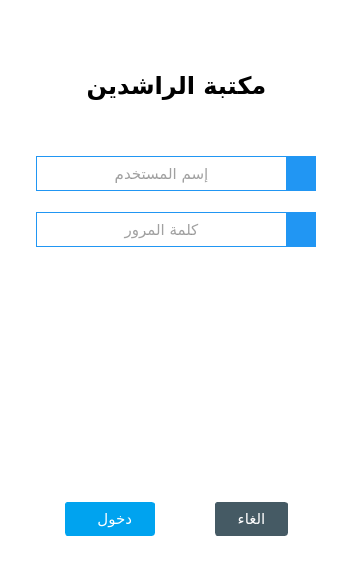
<?xml version="1.0" encoding="UTF-8"?>
<ui version="4.0">
 <class>Login</class>
 <widget class="QWidget" name="Login">
  <property name="geometry">
   <rect>
    <x>0</x>
    <y>0</y>
    <width>353</width>
    <height>567</height>
   </rect>
  </property>
  <property name="minimumSize">
   <size>
    <width>300</width>
    <height>500</height>
   </size>
  </property>
  <property name="windowTitle">
   <string>Form</string>
  </property>
  <property name="styleSheet">
   <string notr="true">background-color: rgb(255, 255, 255);</string>
  </property>
  <layout class="QVBoxLayout" name="verticalLayout">
   <item>
    <spacer name="verticalSpacer">
     <property name="orientation">
      <enum>Qt::Vertical</enum>
     </property>
     <property name="sizeType">
      <enum>QSizePolicy::Minimum</enum>
     </property>
     <property name="sizeHint" stdset="0">
      <size>
       <width>20</width>
       <height>60</height>
      </size>
     </property>
    </spacer>
   </item>
   <item>
    <widget class="QLabel" name="label">
     <property name="font">
      <font>
       <family>SFMono Nerd Font Mono</family>
       <pointsize>18</pointsize>
       <italic>false</italic>
       <bold>true</bold>
      </font>
     </property>
     <property name="styleSheet">
      <string notr="true"/>
     </property>
     <property name="text">
      <string>مكتبة الراشدين</string>
     </property>
     <property name="alignment">
      <set>Qt::AlignCenter</set>
     </property>
    </widget>
   </item>
   <item>
    <spacer name="verticalSpacer_2">
     <property name="orientation">
      <enum>Qt::Vertical</enum>
     </property>
     <property name="sizeType">
      <enum>QSizePolicy::Minimum</enum>
     </property>
     <property name="sizeHint" stdset="0">
      <size>
       <width>20</width>
       <height>50</height>
      </size>
     </property>
    </spacer>
   </item>
   <item>
    <layout class="QHBoxLayout" name="horizontalLayout_4">
     <property name="spacing">
      <number>0</number>
     </property>
     <item>
      <spacer name="horizontalSpacer_8">
       <property name="orientation">
        <enum>Qt::Horizontal</enum>
       </property>
       <property name="sizeHint" stdset="0">
        <size>
         <width>40</width>
         <height>20</height>
        </size>
       </property>
      </spacer>
     </item>
     <item>
      <widget class="QLineEdit" name="LE_loginName">
       <property name="minimumSize">
        <size>
         <width>250</width>
         <height>35</height>
        </size>
       </property>
       <property name="maximumSize">
        <size>
         <width>500</width>
         <height>16777215</height>
        </size>
       </property>
       <property name="baseSize">
        <size>
         <width>0</width>
         <height>0</height>
        </size>
       </property>
       <property name="font">
        <font>
         <family>SFMono Nerd Font Mono</family>
         <pointsize>11</pointsize>
         <italic>false</italic>
         <bold>false</bold>
        </font>
       </property>
       <property name="layoutDirection">
        <enum>Qt::LeftToRight</enum>
       </property>
       <property name="autoFillBackground">
        <bool>false</bool>
       </property>
       <property name="styleSheet">
        <string notr="true">QLineEdit
{


	color: rgb(68, 68, 68);
    background-color: #FFF;
    border: 1px solid #2196F3;   
	border-right:0px solid #FFFFFF;
    vertical-align: middle;
}
QLineEdit:hover
{
	color: #000000;

   border-top:1px solid #FFFFFF;	
   border-left:1px solid #FFFFFF;	
   border-right:1px solid #FFFFFF;	
   border-bottom:2px solid #2196F3;  
   border-right:0px solid #FFFFFF;
}</string>
       </property>
       <property name="text">
        <string/>
       </property>
       <property name="maxLength">
        <number>30</number>
       </property>
       <property name="alignment">
        <set>Qt::AlignCenter</set>
       </property>
       <property name="placeholderText">
        <string>إسم المستخدم</string>
       </property>
      </widget>
     </item>
     <item>
      <widget class="QLabel" name="label_2">
       <property name="minimumSize">
        <size>
         <width>30</width>
         <height>30</height>
        </size>
       </property>
       <property name="maximumSize">
        <size>
         <width>35</width>
         <height>35</height>
        </size>
       </property>
       <property name="font">
        <font>
         <strikeout>false</strikeout>
        </font>
       </property>
       <property name="layoutDirection">
        <enum>Qt::LeftToRight</enum>
       </property>
       <property name="styleSheet">
        <string notr="true">QLabel{
background-color: #2196F3;
}</string>
       </property>
       <property name="text">
        <string/>
       </property>
       <property name="pixmap">
        <pixmap resource="Icons.qrc">:/Icons/ic_perm_identity_white_2x.png</pixmap>
       </property>
       <property name="scaledContents">
        <bool>true</bool>
       </property>
       <property name="indent">
        <number>0</number>
       </property>
      </widget>
     </item>
     <item>
      <spacer name="horizontalSpacer_10">
       <property name="orientation">
        <enum>Qt::Horizontal</enum>
       </property>
       <property name="sizeHint" stdset="0">
        <size>
         <width>40</width>
         <height>20</height>
        </size>
       </property>
      </spacer>
     </item>
    </layout>
   </item>
   <item>
    <spacer name="verticalSpacer_3">
     <property name="orientation">
      <enum>Qt::Vertical</enum>
     </property>
     <property name="sizeType">
      <enum>QSizePolicy::Minimum</enum>
     </property>
     <property name="sizeHint" stdset="0">
      <size>
       <width>20</width>
       <height>15</height>
      </size>
     </property>
    </spacer>
   </item>
   <item>
    <layout class="QHBoxLayout" name="horizontalLayout_5">
     <property name="spacing">
      <number>0</number>
     </property>
     <item>
      <spacer name="horizontalSpacer_9">
       <property name="orientation">
        <enum>Qt::Horizontal</enum>
       </property>
       <property name="sizeHint" stdset="0">
        <size>
         <width>40</width>
         <height>20</height>
        </size>
       </property>
      </spacer>
     </item>
     <item>
      <widget class="QLineEdit" name="LE_passwordLogin">
       <property name="minimumSize">
        <size>
         <width>250</width>
         <height>35</height>
        </size>
       </property>
       <property name="maximumSize">
        <size>
         <width>500</width>
         <height>16777215</height>
        </size>
       </property>
       <property name="baseSize">
        <size>
         <width>0</width>
         <height>0</height>
        </size>
       </property>
       <property name="font">
        <font>
         <family>SFMono Nerd Font Mono</family>
         <pointsize>11</pointsize>
         <bold>false</bold>
        </font>
       </property>
       <property name="layoutDirection">
        <enum>Qt::LeftToRight</enum>
       </property>
       <property name="autoFillBackground">
        <bool>false</bool>
       </property>
       <property name="styleSheet">
        <string notr="true">QLineEdit
{


	color: rgb(68, 68, 68);
    background-color: #FFF;
    border: 1px solid #2196F3;   
	border-right:0px solid #FFFFFF;
    vertical-align: middle;
}
QLineEdit:hover
{
	color: #000000;

   border-top:1px solid #FFFFFF;	
   border-left:1px solid #FFFFFF;	
   border-right:1px solid #FFFFFF;	
   border-bottom:2px solid #2196F3;  
   border-right:0px solid #FFFFFF;
}</string>
       </property>
       <property name="text">
        <string/>
       </property>
       <property name="maxLength">
        <number>30</number>
       </property>
       <property name="echoMode">
        <enum>QLineEdit::Password</enum>
       </property>
       <property name="alignment">
        <set>Qt::AlignCenter</set>
       </property>
       <property name="placeholderText">
        <string>كلمة المرور</string>
       </property>
      </widget>
     </item>
     <item>
      <widget class="QLabel" name="label_3">
       <property name="minimumSize">
        <size>
         <width>30</width>
         <height>30</height>
        </size>
       </property>
       <property name="maximumSize">
        <size>
         <width>35</width>
         <height>35</height>
        </size>
       </property>
       <property name="font">
        <font>
         <strikeout>false</strikeout>
        </font>
       </property>
       <property name="layoutDirection">
        <enum>Qt::LeftToRight</enum>
       </property>
       <property name="styleSheet">
        <string notr="true">QLabel{
background-color: #2196F3;
}</string>
       </property>
       <property name="text">
        <string/>
       </property>
       <property name="pixmap">
        <pixmap resource="Icons.qrc">:/Icons/ic_vpn_key_white_2x.png</pixmap>
       </property>
       <property name="scaledContents">
        <bool>true</bool>
       </property>
       <property name="indent">
        <number>0</number>
       </property>
      </widget>
     </item>
     <item>
      <spacer name="horizontalSpacer_11">
       <property name="orientation">
        <enum>Qt::Horizontal</enum>
       </property>
       <property name="sizeHint" stdset="0">
        <size>
         <width>40</width>
         <height>20</height>
        </size>
       </property>
      </spacer>
     </item>
    </layout>
   </item>
   <item>
    <spacer name="verticalSpacer_4">
     <property name="orientation">
      <enum>Qt::Vertical</enum>
     </property>
     <property name="sizeHint" stdset="0">
      <size>
       <width>20</width>
       <height>40</height>
      </size>
     </property>
    </spacer>
   </item>
   <item>
    <layout class="QHBoxLayout" name="horizontalLayout_3">
     <item>
      <spacer name="horizontalSpacer">
       <property name="orientation">
        <enum>Qt::Horizontal</enum>
       </property>
       <property name="sizeHint" stdset="0">
        <size>
         <width>40</width>
         <height>20</height>
        </size>
       </property>
      </spacer>
     </item>
     <item>
      <widget class="QPushButton" name="BT_login">
       <property name="font">
        <font>
         <family>SFMono Nerd Font Mono</family>
         <pointsize>11</pointsize>
        </font>
       </property>
       <property name="cursor">
        <cursorShape>PointingHandCursor</cursorShape>
       </property>
       <property name="mouseTracking">
        <bool>true</bool>
       </property>
       <property name="styleSheet">
        <string notr="true">QPushButton
{
 position: relative;
    padding: 7px 12px;
        padding-top: 7px;
        padding-bottom: 7px;
    color: #ffffff;
    white-space: nowrap;
    background-color: rgb(0, 163, 239);
   
    border-radius: 3px;
        border-top-left-radius: 3px;
        border-top-right-radius: 3px;
        border-bottom-right-radius: 3px;
        border-bottom-left-radius: 3px;
    border: 1px solid rgb(0, 163, 239);
       
    vertical-align: middle;
}

QPushButton:hover
{
background-color: rgb(11, 109, 255);
    border: 1px solid  rgb(11, 109, 255);
color: #ffffff;

}
</string>
       </property>
       <property name="text">
        <string>    دخول  </string>
       </property>
       <property name="icon">
        <iconset resource="Icons.qrc">
         <normaloff>:/Icons/ic_done_white_24dp.png</normaloff>:/Icons/ic_done_white_24dp.png</iconset>
       </property>
       <property name="iconSize">
        <size>
         <width>25</width>
         <height>25</height>
        </size>
       </property>
       <property name="shortcut">
        <string>Return</string>
       </property>
       <property name="flat">
        <bool>false</bool>
       </property>
      </widget>
     </item>
     <item>
      <spacer name="horizontalSpacer_2">
       <property name="orientation">
        <enum>Qt::Horizontal</enum>
       </property>
       <property name="sizeHint" stdset="0">
        <size>
         <width>20</width>
         <height>20</height>
        </size>
       </property>
      </spacer>
     </item>
     <item>
      <widget class="QPushButton" name="BT_cancel">
       <property name="font">
        <font>
         <family>SFMono Nerd Font Mono</family>
         <pointsize>11</pointsize>
        </font>
       </property>
       <property name="cursor">
        <cursorShape>PointingHandCursor</cursorShape>
       </property>
       <property name="mouseTracking">
        <bool>true</bool>
       </property>
       <property name="styleSheet">
        <string notr="true">QPushButton
{
 position: relative;
    padding: 7px 12px;
        padding-top: 7px;
        padding-bottom: 7px;
    color: #ffffff;
    white-space: nowrap;
    background-color:#455A64;
   
    border-radius: 3px;
        border-top-left-radius: 3px;
        border-top-right-radius: 3px;
        border-bottom-right-radius: 3px;
        border-bottom-left-radius: 3px;
    border: 1px solid #455A64;
       
    vertical-align: middle;
}

QPushButton:hover
{
background-color:#37474F;
    border: 1px solid #37474F;
color: #ffffff;

}

</string>
       </property>
       <property name="text">
        <string>  الغاء  </string>
       </property>
       <property name="icon">
        <iconset resource="Icons.qrc">
         <normaloff>:/Icons/ic_clear_white_2x.png</normaloff>:/Icons/ic_clear_white_2x.png</iconset>
       </property>
       <property name="iconSize">
        <size>
         <width>25</width>
         <height>25</height>
        </size>
       </property>
       <property name="shortcut">
        <string>Esc</string>
       </property>
      </widget>
     </item>
     <item>
      <spacer name="horizontalSpacer_3">
       <property name="orientation">
        <enum>Qt::Horizontal</enum>
       </property>
       <property name="sizeHint" stdset="0">
        <size>
         <width>40</width>
         <height>20</height>
        </size>
       </property>
      </spacer>
     </item>
    </layout>
   </item>
   <item>
    <widget class="QLabel" name="LB_msg">
     <property name="text">
      <string/>
     </property>
    </widget>
   </item>
  </layout>
 </widget>
 <resources>
  <include location="Icons.qrc"/>
 </resources>
 <connections/>
</ui>
